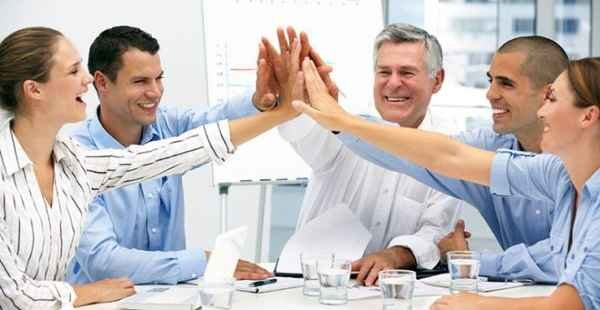
#> input picture projetos/webcam_project/imagens/img4.jpg, 600 x 310 px
$ python ex02.py
#> lines starting #> are read from the running program, lines starting #| are printed output that depends on the picture; after the words box and inside, x2 and y2 are one past the last pixel; in counts of white or black regions, pixels touching at a corner belong together
import cv2, pathlib
currentdir = pathlib.Path(__file__).parent

alg = cv2.CascadeClassifier((currentdir /  "haarcascades" /  "haarcascade_frontalface_default.xml").__str__())

img = cv2.imread((currentdir / "imagens" / "img4.jpg").__str__())
#> img is the input picture: shape (310, 600, 3); mean B, G, R 186.6, 187.9, 195.7

img_gray = cv2.cvtColor(img, cv2.COLOR_BGR2GRAY)
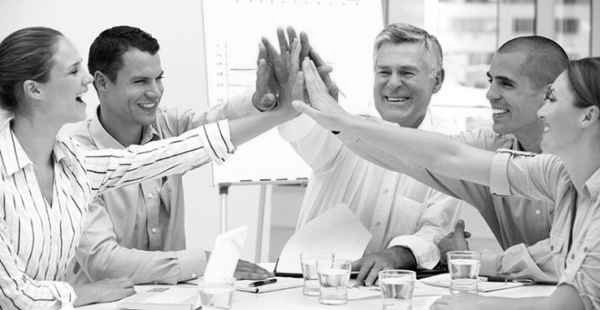
#> img_gray: shape (310, 600); min 0, max 255, mean 190.1

number_of_faces = alg.detectMultiScale(img_gray, 1.30, 4, minSize=(10, 10))
#> number_of_faces = [[363, 49, 63, 63], [118, 56, 64, 64]]

for x, y, width, height in number_of_faces:
    cv2.rectangle(img, (x, y), (x + width, y+ height), (0, 255, 0), 2)
#> this loop made 2 passes
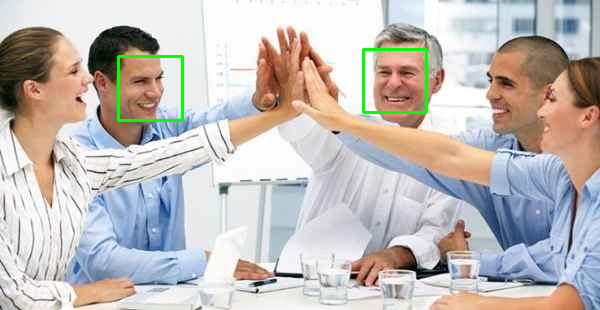
#> img: shape (310, 600, 3); 0.82% of pixels changed, all inside (x1, y1, x2, y2) = (117, 48, 428, 122)

print(number_of_faces)
#| [[363  49  63  63]
#|  [118  56  64  64]]


cv2.imshow("faceswork", img)
cv2.waitKey(0)

$ run again, with projetos/webcam_project/imagens/img1.jpg copied over projetos/webcam_project/imagens/img4.jpg
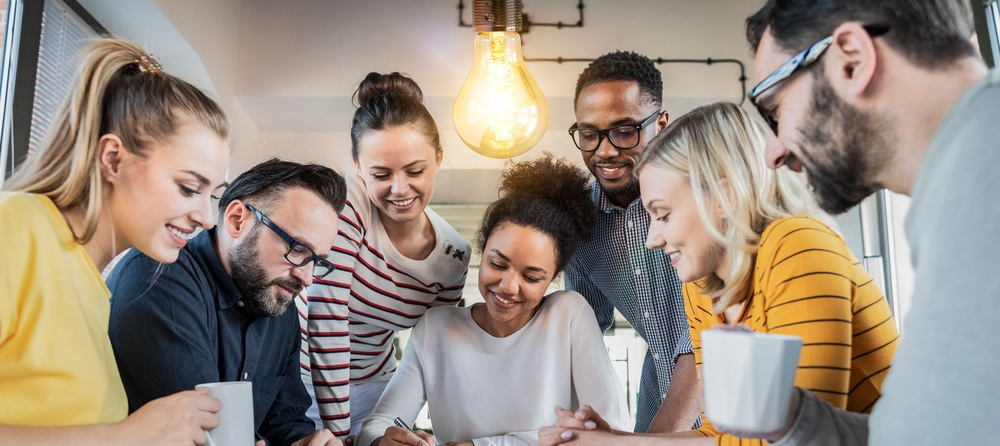
#> input picture projetos/webcam_project/imagens/img1.jpg, 1000 x 446 px, shrunk from 2236 x 998 before the run
#> img is the input picture: shape (446, 1000, 3); mean B, G, R 129, 141.1, 153.8
#> `img_gray = cv2.cvtColor(img, cv2.COLOR_BGR2GRAY)`:
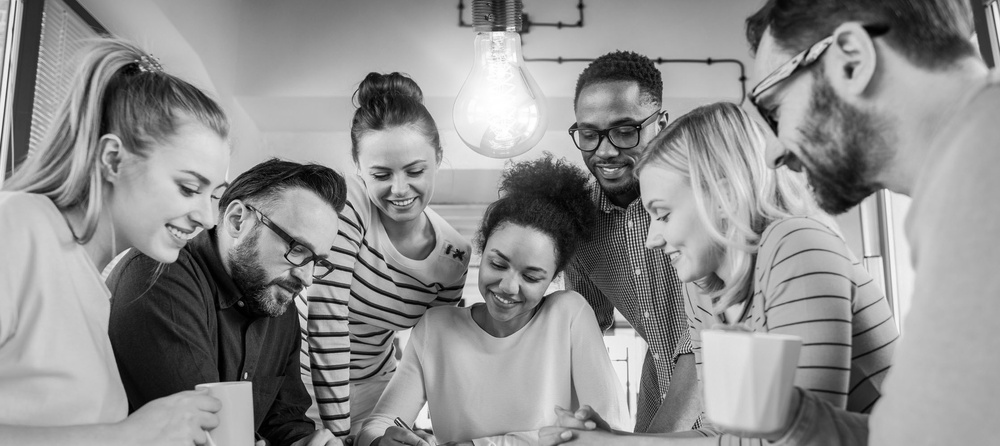
#> img_gray: shape (446, 1000); min 0, max 255, mean 143.5
#> number_of_faces = [[355, 140, 84, 84]]
#> the loop `for x, y, width, height in number_of_faces:` made 1 pass
#> after the loop `for x, y, width, height in number_of_faces:`:
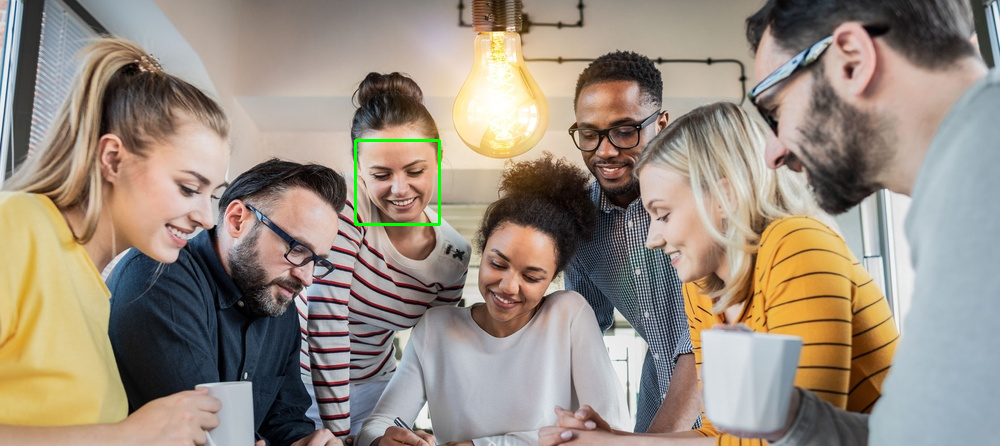
#> img: shape (446, 1000, 3); 0.23% of pixels changed, all inside (x1, y1, x2, y2) = (354, 139, 441, 226)
#| [[355 140  84  84]]

$ run again, with projetos/webcam_project/imagens/img2.jpg copied over projetos/webcam_project/imagens/img4.jpg
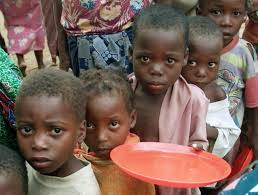
#> input picture projetos/webcam_project/imagens/img2.jpg, 258 x 195 px
#> img is the input picture: shape (195, 258, 3); mean B, G, R 89.1, 98.8, 123
#> `img_gray = cv2.cvtColor(img, cv2.COLOR_BGR2GRAY)`:
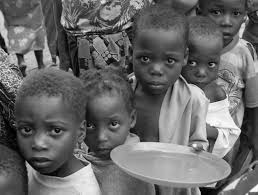
#> img_gray: shape (195, 258); min 0, max 255, mean 104.9
#> number_of_faces = ()

$ run again, with projetos/webcam_project/imagens/img5.jpg copied over projetos/webcam_project/imagens/img4.jpg
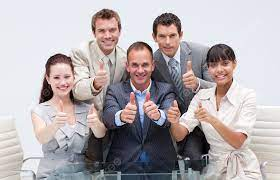
#> input picture projetos/webcam_project/imagens/img5.jpg, 280 x 180 px
#> img is the input picture: shape (180, 280, 3); mean B, G, R 175.9, 172.9, 180.7
#> `img_gray = cv2.cvtColor(img, cv2.COLOR_BGR2GRAY)`:
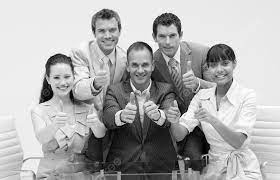
#> img_gray: shape (180, 280); min 0, max 255, mean 175.5
#> number_of_faces = [[153, 25, 30, 30], [126, 55, 28, 28], [46, 64, 32, 32]]
#> the loop `for x, y, width, height in number_of_faces:` made 3 passes
#> after the loop `for x, y, width, height in number_of_faces:`:
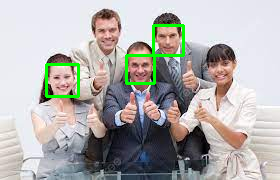
#> img: shape (180, 280, 3); 2.1% of pixels changed, all inside (x1, y1, x2, y2) = (45, 24, 185, 98)
#| [[153  25  30  30]
#|  [126  55  28  28]
#|  [ 46  64  32  32]]
